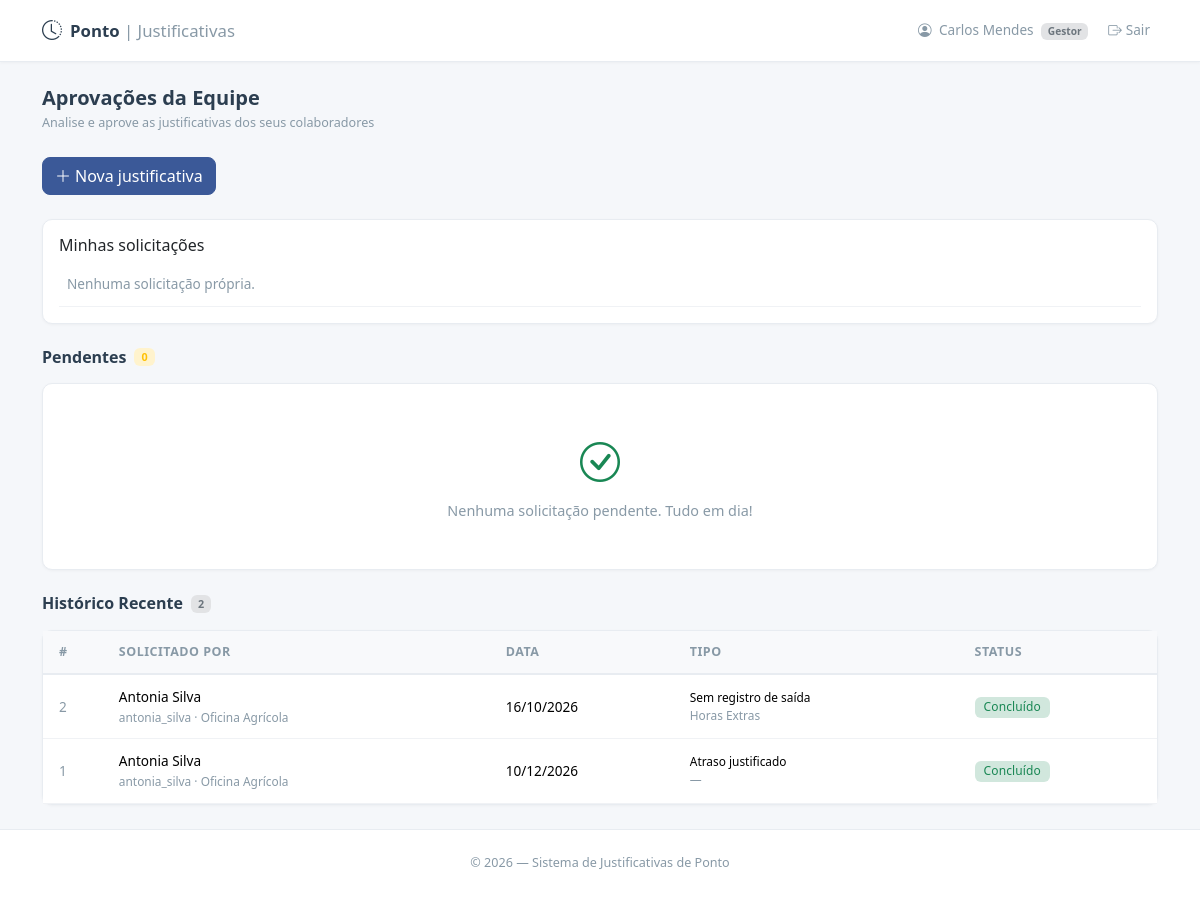
/gestor (signed in), run on the app's committed database.
### models.py (models this page shows, shortened)
class Usuario(UserMixin, db.Model):
    __tablename__ = 'usuarios'
    id = db.Column(db.Integer, primary_key=True)
    matricula = db.Column(db.String(20), unique=True, nullable=False)
    nome = db.Column(db.String(100), nullable=False)
    email = db.Column(db.String(120), unique=True, nullable=False)
    senha_hash = db.Column(db.String(256), nullable=False)
    perfil = db.Column(db.String(20), nullable=False)
    gestor_id = db.Column(db.Integer, db.ForeignKey('usuarios.id'), nullable=True)
    area_id = db.Column(db.Integer, db.ForeignKey('areas.id'), nullable=True)
    empresa_id = db.Column(db.Integer, db.ForeignKey('empresas.id'), nullable=True)
    ativo = db.Column(db.Boolean, default=True)
    criado_em = db.Column(db.DateTime, default=lambda: datetime.now(timezone.utc))
    gestor = db.relationship('Usuario', remote_side=[id], backref='subordinados')
    area = db.relationship('Area', backref='usuarios')
    empresa = db.relationship('Empresa', backref='usuarios')
    solicitacoes = db.relationship('Solicitacao', backref='colaborador',
                                   foreign_keys='Solicitacao.colaborador_id', lazy='dynamic')

class Solicitacao(db.Model):
    __tablename__ = 'solicitacoes'
    id = db.Column(db.Integer, primary_key=True)
    colaborador_id = db.Column(db.Integer, db.ForeignKey('usuarios.id'), nullable=False)
    colaboradores = db.relationship('Colaborador', secondary=solicitacao_colaboradores,
                                    backref=db.backref('solicitacoes', lazy='dynamic'))
    participantes = db.relationship('SolicitacaoParticipante', backref='solicitacao',
                                    cascade='all, delete-orphan', order_by='SolicitacaoParticipante.ordem')
    data_ocorrencia = db.Column(db.Date, nullable=False)
    tipo_ocorrencia = db.Column(db.String(80), nullable=False)
    tipo_justificativa = db.Column(db.String(80), nullable=True)
    horario_entrada = db.Column(db.String(5), nullable=True)
    horario_saida = db.Column(db.String(5), nullable=True)
    motivo = db.Column(db.Text, nullable=False)
    comprovante = db.Column(db.String(255), nullable=True)
    status = db.Column(db.String(30), default='pendente')
    gestor_id = db.Column(db.Integer, db.ForeignKey('usuarios.id'), nullable=True)
    gestor_parecer = db.Column(db.Text, nullable=True)
    gestor_data = db.Column(db.DateTime, nullable=True)
    dp_id = db.Column(db.Integer, db.ForeignKey('usuarios.id'), nullable=True)
    dp_parecer = db.Column(db.Text, nullable=True)
    dp_data = db.Column(db.DateTime, nullable=True)
    supervisor_id = db.Column(db.Integer, db.ForeignKey('usuarios.id'), nullable=True)
    supervisor_parecer = db.Column(db.Text, nullable=True)
    supervisor_data = db.Column(db.DateTime, nullable=True)
    criado_em = db.Column(db.DateTime, default=lambda: datetime.now(timezone.utc))
    atualizado_em = db.Column(db.DateTime, default=lambda: datetime.now(timezone.utc),
                               onupdate=lambda: datetime.now(timezone.utc))
    gestor_resp = db.relationship('Usuario', foreign_keys=[gestor_id])
    dp_resp = db.relationship('Usuario', foreign_keys=[dp_id])
    supervisor_resp = db.relationship('Usuario', foreign_keys=[supervisor_id])
    STATUS_LABELS = {
        'pendente': 'Pendente',
        'aprovado_gestor': 'Aprovado pelo Gestor',
        'recusado_gestor': 'Recusado pelo Gestor',
        'encaminhado_supervisor': 'Aguardando supervisor administrativo',
        'aprovado_supervisor': 'Aprovado pelo supervisor',
        'recusado_supervisor': 'Recusado pelo supervisor',
        'aprovado_dp': 'Concluído',
        'recusado_dp': 'Recusado pelo DP',
    }
    STATUS_COLORS = {
        'pendente': 'warning',
        'aprovado_gestor': 'info',
        'recusado_gestor': 'danger',
        'encaminhado_supervisor': 'warning',
        'aprovado_supervisor': 'info',
        'recusado_supervisor': 'danger',
        'aprovado_dp': 'success',
        'recusado_dp': 'danger',
    }
    @property
    def status_label(self):
        return self.STATUS_LABELS.get(self.status, self.status)
    @property
    def status_cor(self):
        return self.STATUS_COLORS.get(self.status, 'secondary')

class Area(db.Model):
    __tablename__ = 'areas'
    id = db.Column(db.Integer, primary_key=True)
    nome = db.Column(db.String(100), unique=True, nullable=False)
    ativo = db.Column(db.Boolean, default=True, nullable=False)
    empresas = db.relationship('Empresa', secondary='area_empresas', back_populates='areas')

### app.py (the view)
@app.route('/gestor')
@login_required
@perfil_requerido('gestor')
def painel_gestor():
    minhas_solicitacoes = (Solicitacao.query.filter_by(colaborador_id=current_user.id)
                           .order_by(Solicitacao.criado_em.desc()).all())
    pendentes = (Solicitacao.query
                 .join(Usuario, Solicitacao.colaborador_id == Usuario.id)
                 .filter(Usuario.gestor_id == current_user.id)
                 .filter((Usuario.area_id == current_user.area_id) | (current_user.area_id == None))
                 .filter(Solicitacao.status == 'pendente')
                 .order_by(Solicitacao.criado_em.desc())
                 .all())
    historico = (Solicitacao.query
                 .join(Usuario, Solicitacao.colaborador_id == Usuario.id)
                 .filter(Usuario.gestor_id == current_user.id)
                 .filter((Usuario.area_id == current_user.area_id) | (current_user.area_id == None))
                 .filter(Solicitacao.status != 'pendente')
                 .order_by(Solicitacao.atualizado_em.desc())
                 .limit(50)
                 .all())
    return render_template('gestor.html', pendentes=pendentes, historico=historico,
                           minhas_solicitacoes=minhas_solicitacoes,
                           colaboradores=Colaborador.query.order_by(Colaborador.nome).all(),
                           tipos=TipoJustificativa.query.order_by(TipoJustificativa.nome).all(),
                           tipos_ocorrencia=TIPOS_OCORRENCIA)

### templates/gestor.html (shortened to what this page needs)
{% extends "base.html" %}
{% block content %}
<div class="mb-4">
    <h5 class="fw-600 mb-1">Aprovações da Equipe</h5>
    <p class="text-muted small mb-0">Analise e aprove as justificativas dos seus colaboradores</p>
</div>
<div class="mb-4"><a class="btn btn-primary" href="{{ url_for('solicitacao_nova') }}"><i class="bi bi-plus-lg me-1"></i>Nova justificativa</a></div>
<div class="card card-clean mb-4"><div class="card-body"><h6>Minhas solicitações</h6><div class="table-responsive"><table class="table table-sm align-middle mb-0"><tbody>{% for s in minhas_solicitacoes %}<tr><td>#{{ s.id }}</td><td>{{ s.data_ocorrencia.strftime('%d/%m/%Y') }}</td><td><span class="badge bg-{{ s.status_cor }}-subtle text-{{ s.status_cor }}">{{ s.status_label }}</span></td><td class="text-end">{% if s.status == 'pendente' %}<a class="btn btn-sm btn-outline-primary" href="{{ url_for('editar_solicitacao', sol_id=s.id) }}">Editar</a>{% endif %}</td></tr>{% else %}<tr><td class="text-muted">Nenhuma solicitação própria.</td></tr>{% endfor %}</tbody></table></div></div></div>
<div class="d-flex align-items-center gap-2 mb-3">
    <h6 class="fw-600 mb-0">Pendentes</h6>
    <span class="badge bg-warning-subtle text-warning">{{ pendentes | length }}</span>
</div>
{% if pendentes %}
<div class="row g-3 mb-4">
    {% for s in pendentes %}
    <div class="col-12 col-md-6 col-xl-4">
        <div class="card card-clean card-hover h-100">
            <div class="card-body p-3">
                <div class="d-flex justify-content-between align-items-start mb-2">
                    <div>
                        <span class="fw-600">Solicitante: {{ s.colaborador.nome }}</span>
                        <span class="text-muted small ms-1">#{{ s.id }}</span>
                        <div class="small text-muted mt-1">Colaborador(es): {% for participante in s.participantes %}{{ participante.nome }} ({{ participante.matricula }}){% if not loop.last %}, {% endif %}{% endfor %}</div>
                    </div>
                    <span class="badge bg-warning-subtle text-warning badge-status">Pendente</span>
                </div>
                <div class="row g-1 small text-muted mb-2">
                    <div class="col-6"><i class="bi bi-calendar3 me-1"></i>{{ s.data_ocorrencia.strftime('%d/%m/%Y') }}</div>
                    <div class="col-6"><i class="bi bi-tag me-1"></i>{{ s.tipo_ocorrencia }}</div>
                    <div class="col-6"><i class="bi bi-file-text me-1"></i>{{ s.tipo_justificativa or '—' }}</div>
                    <div class="col-6">
                        {% if s.horario_entrada %}<i class="bi bi-box-arrow-in-right me-1"></i>{{ s.horario_entrada }}{% endif %}
                    </div>
                    <div class="col-6">
                        {% if s.horario_saida %}<i class="bi bi-box-arrow-right me-1"></i>{{ s.horario_saida }}{% endif %}
                    </div>
                </div>
                <p class="small text-muted mb-2 motivo-truncado" title="{{ s.motivo }}">{{ s.motivo }}</p>
                {% if s.comprovante %}
                <a href="{{ url_for('uploaded_file', sol_id=s.id) }}" target="_blank"
                   class="small text-primary text-decoration-none d-block mb-3">
                    <i class="bi bi-paperclip me-1"></i>Ver comprovante
                </a>
                {% endif %}
                <div class="d-flex gap-2 mt-auto">
                    <form method="POST" action="{{ url_for('gestor_aprovar', sol_id=s.id) }}" class="flex-fill">
                        <input type="hidden" name="csrf_token" value="{{ csrf_token() }}">
                        <button type="submit" class="btn btn-success btn-sm w-100">
                            <i class="bi bi-check-lg me-1"></i>Aprovar
                        </button>
                    </form>
                    <button type="button" class="btn btn-outline-danger btn-sm flex-fill"
                            data-bs-toggle="modal" data-bs-target="#recusarModal{{ s.id }}">
                        <i class="bi bi-x-lg me-1"></i>Recusar
                    </button>
                </div>
            </div>
        </div>
    </div>
    <div class="modal fade" id="recusarModal{{ s.id }}" tabindex="-1">
        <div class="modal-dialog modal-dialog-centered modal-sm">
            <div class="modal-content border-0 shadow">
                <form method="POST" action="{{ url_for('gestor_recusar', sol_id=s.id) }}">
                        <input type="hidden" name="csrf_token" value="{{ csrf_token() }}">
                    <div class="modal-header border-0 pb-0">
                        <h6 class="modal-title fw-600">Recusar #{{ s.id }}</h6>
                        <button type="button" class="btn-close" data-bs-dismiss="modal"></button>
                    </div>
                    <div class="modal-body">
                        <label class="form-label small fw-500">Motivo da recusa <span class="text-danger">*</span></label>
                        <textarea class="form-control" name="justificativa" rows="3"
                                  placeholder="Explique o motivo..." required></textarea>
                    </div>
                    <div class="modal-footer border-0 pt-0">
                        <button type="button" class="btn btn-light btn-sm" data-bs-dismiss="modal">Cancelar</button>
                        <button type="submit" class="btn btn-danger btn-sm px-3">Confirmar Recusa</button>
                    </div>
                </form>
            </div>
        </div>
    </div>
    {% endfor %}
</div>
{% else %}
<div class="card card-clean mb-4">
    <div class="card-body text-center py-5 text-muted">
        <i class="bi bi-check-circle fs-1 d-block mb-2 text-success"></i>
        <p class="mb-0">Nenhuma solicitação pendente. Tudo em dia!</p>
    </div>
</div>
{% endif %}
<div class="d-flex align-items-center gap-2 mb-3 mt-4">
    <h6 class="fw-600 mb-0">Histórico Recente</h6>
    <span class="badge bg-secondary-subtle text-secondary">{{ historico | length }}</span>
</div>
<div class="card card-clean">
    <div class="card-body p-0">
        {% if historico %}
        <div class="table-responsive">
            <table class="table table-hover align-middle mb-0">
                <thead>
                    <tr>
                        <th class="ps-3">#</th>
                        <th>Solicitado por</th>
                        <th>Data</th>
                        <th>Tipo</th>
                        <th>Status</th>
                    </tr>
                </thead>
                <tbody>
                    {% for s in historico %}
                    <tr>
                        <td class="ps-3 text-muted">{{ s.id }}</td>
                        <td class="fw-500">{{ s.colaborador.nome }}<br><span class="small text-muted">{{ s.colaborador.matricula }}{% if s.colaborador.area %} · {{ s.colaborador.area.nome }}{% endif %}</span></td>
                        <td>{{ s.data_ocorrencia.strftime('%d/%m/%Y') }}</td>
                        <td class="small">{{ s.tipo_ocorrencia }}<br><span class="text-muted">{{ s.tipo_justificativa or '—' }}</span></td>
                        <td>
                            <span class="badge bg-{{ s.status_cor }}-subtle text-{{ s.status_cor }} badge-status">
                                {{ s.status_label }}
                            </span>
                        </td>
                    </tr>
                    {% endfor %}
                </tbody>
            </table>
        </div>
        {% else %}
        <div class="text-center py-4 text-muted small">
            Nenhum registro no histórico.
        </div>
        {% endif %}
    </div>
</div>
{% endblock %}

### templates/base.html (shortened to what this page needs)
<!DOCTYPE html>
<html lang="pt-BR" data-bs-theme="light">
<head>
    <link href="{{ url_for('static', filename='css/bootstrap.min.css') }}" rel="stylesheet">
    <link href="{{ url_for('static', filename='css/bootstrap-icons.min.css') }}" rel="stylesheet">
    <link href="{{ url_for('static', filename='css/style.css') }}" rel="stylesheet">
</head>
<body>
    {% if current_user.is_authenticated %}
    <nav class="navbar navbar-expand-lg sticky-top" aria-label="Navegação principal">
        <div class="container">
            <a class="navbar-brand d-flex align-items-center gap-2" href="{{ url_for('dashboard') }}">
                <i class="bi bi-clock-history fs-5"></i>
                <span>Ponto<span class="fw-light text-muted"> | Justificativas</span></span>
            </a>
            <div class="collapse navbar-collapse" id="navMain">
                <ul class="navbar-nav ms-auto align-items-lg-center gap-lg-1">
                    <li class="nav-item">
                        <span class="nav-link disabled">
                            <i class="bi bi-person-circle me-1"></i>
                            {{ current_user.nome }}
                            <span class="badge bg-secondary-subtle text-secondary ms-1">{{ current_user.perfil|capitalize }}</span>
                        </span>
                    </li>
                    <li class="nav-item">
                        <form method="POST" action="{{ url_for('logout') }}" class="d-inline">
                            <button class="nav-link text-danger border-0 bg-transparent" type="submit">
                                <i class="bi bi-box-arrow-right me-1"></i>Sair
                            </button>
                        </form>
                    </li>
                </ul>
            </div>
        </div>
    </nav>
    {% endif %}
    <div class="toast-container position-fixed top-0 end-0 p-3" style="z-index:9999">
    </div>
    <main class="container py-4">
        {% block content %}{% endblock %}
    </main>
    <footer class="text-center text-muted small py-4 mt-auto">
        <span>&copy; {{ now().year if now is defined else '2026' }} — Sistema de Justificativas de Ponto</span>
    </footer>
</body>
</html>

### data on the page
Usuario: nome "Carlos Mendes", perfil "Gestor"
Solicitacao: id "2", colaborador.nome "Antonia Silva", colaborador.matricula "antonia_silva", colaborador.area.nome "Oficina Agrícola", data_ocorrencia "16/10/2026", tipo_ocorrencia "Sem registro de saída", tipo_justificativa "Horas Extras", status_label "Concluído"
Solicitacao: id "1", colaborador.nome "Antonia Silva", colaborador.matricula "antonia_silva", colaborador.area.nome "Oficina Agrícola", data_ocorrencia "10/12/2026", tipo_ocorrencia "Atraso justificado", tipo_justificativa "—", status_label "Concluído"

### other printed values
{{ pendentes | length }} "0"
{{ historico | length }} "2"
